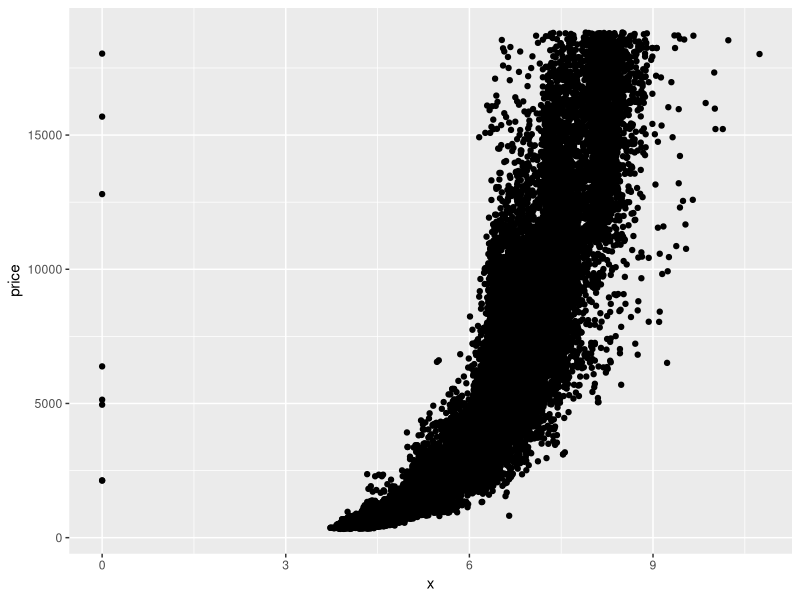
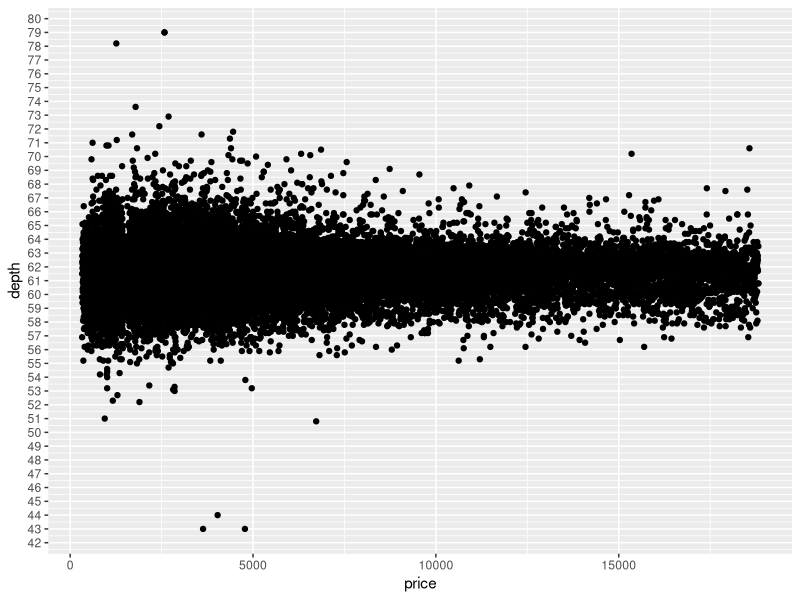
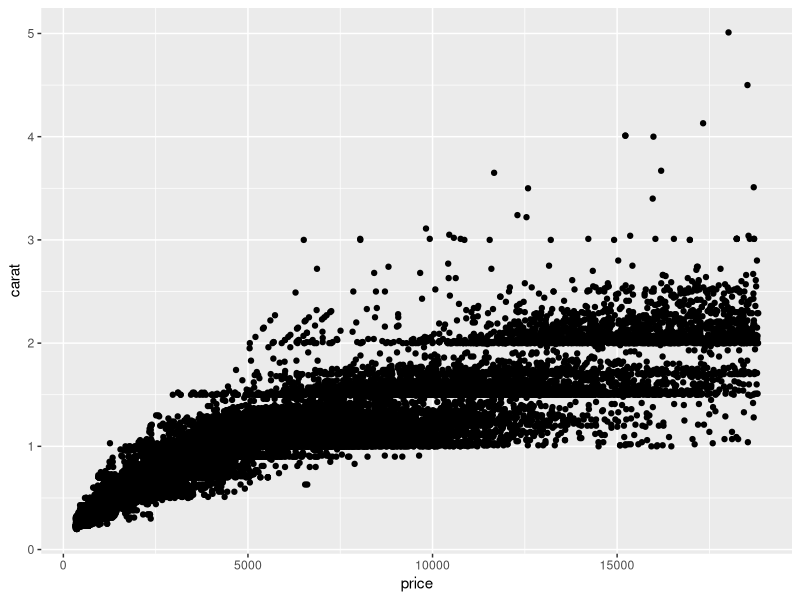
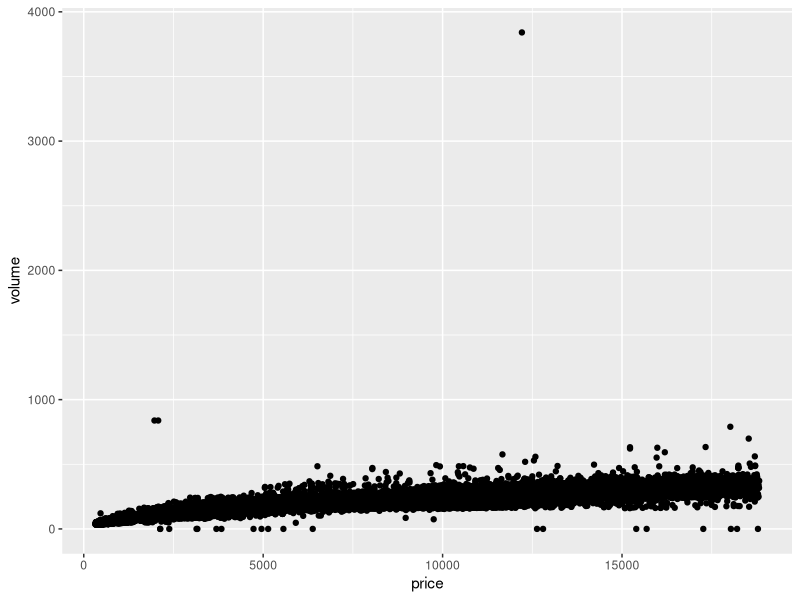
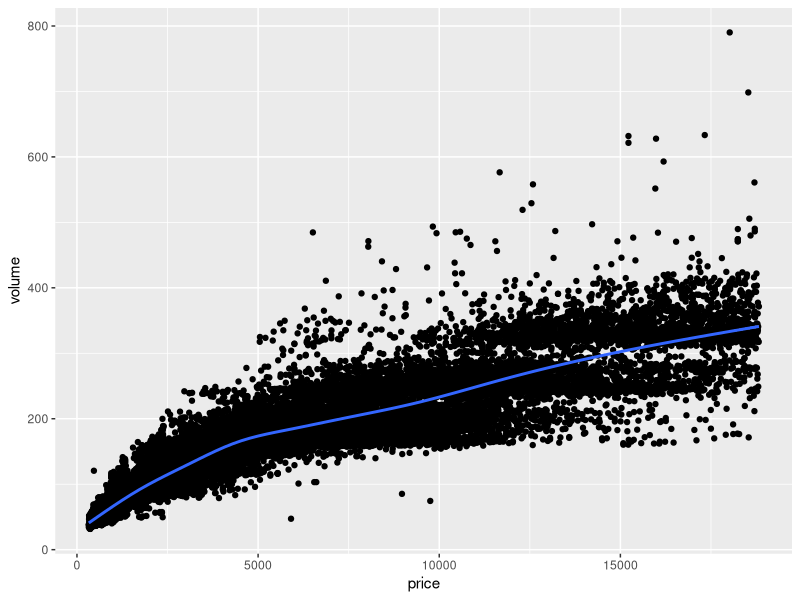

Source code (R) for these figures, in order: (Note: this script raises an error after producing the figures.)
## ---- chunk 1
knitr::opts_chunk$set(echo = TRUE)
## ---- chunk 2
library(ggplot2)

# preco por x
ggplot(aes(x = x, y = price), data = diamonds) + geom_point()
## ---- chunk 3

# correlaçao linear entre preco e x
cor.test(diamonds$price, diamonds$x)

# correlaçao linear entre preco e y
cor.test(diamonds$price, diamonds$y)

# correlaçao linear entre preco e z
cor.test(diamonds$price, diamonds$z)
## ---- chunk 4
# preco por profundidade
ggplot(aes(x = price, y = depth), data = diamonds) + geom_point() +
  scale_y_continuous(breaks = seq(0,80,1))

# correlacao preco por profundidade
cor.test(diamonds$price, diamonds$depth)
## ---- chunk 5
# preco por quilate
ggplot(aes(x = price, y = carat), data = diamonds) + geom_point()
## ---- chunk 6
# cria variavel volume
diamonds$volume <- (diamonds$x*diamonds$y*diamonds$z)

# preco por volume
ggplot(aes(x = price, y = volume), data = diamonds) + geom_point()

# cria subconjunto de dados com valores de volume especificos
diamonds_alterado <- subset(diamonds, diamonds$volume > 0 & diamonds$volume < 800)

# correlacao de preco por volume, com conjunto de dados especificos
cor.test(diamonds_alterado$price, diamonds_alterado$volume)

# grafico diamantes, preco por volume, com dados alterados
# e com modelo linear
ggplot(aes(x = price, y = volume), data = diamonds_alterado) +
  geom_point() +
  geom_smooth()
## ---- chunk 7

diamondsByClarityGroup <- group_by(diamonds, clarity)

diamondsByClarity <- summarise(diamondsByClarityGroup, mean_price = mean(price), median_price = median(price), min_price = min(price), max_price = max(price), n = n())

diamonds_by_clarity <- group_by(diamonds, clarity)
diamonds_mp_by_clarity <- summarise(diamonds_by_clarity, mean_price = mean(price))

diamonds_by_color <- group_by(diamonds, color)
diamonds_mp_by_color <- summarise(diamonds_by_color, mean_price = mean(price))

ggplot(aes(x = clarity , y = mean_price), data = diamonds_mp_by_clarity) + geom_bar(stat="identity")

ggplot(aes(x = color, y = mean_price), data = diamonds_mp_by_color) + geom_bar(stat="identity")
